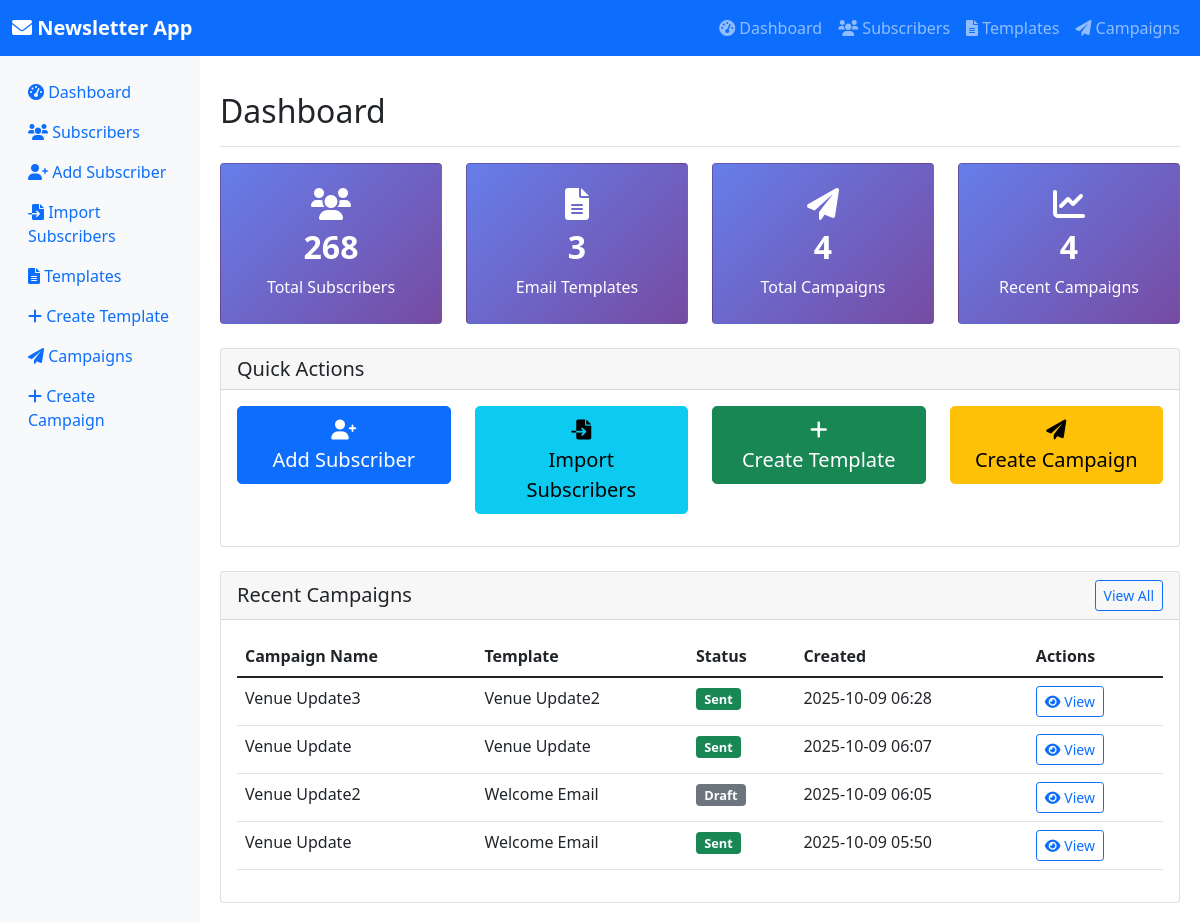
The page / on the database its author committed.
### models.py (models this page shows, shortened)
class Campaign(db.Model):
    id = db.Column(db.Integer, primary_key=True)
    name = db.Column(db.String(255), nullable=False)
    template_id = db.Column(db.Integer, db.ForeignKey('template.id'), nullable=False)
    status = db.Column(db.String(50), default='draft', nullable=False)  # draft, sending, sent, failed
    total_sent = db.Column(db.Integer, default=0)
    total_failed = db.Column(db.Integer, default=0)
    created_at = db.Column(db.DateTime, default=datetime.utcnow, nullable=False)
    sent_at = db.Column(db.DateTime, nullable=True)
    email_logs = db.relationship('EmailLog', backref='campaign', lazy=True, cascade='all, delete-orphan')

class Template(db.Model):
    id = db.Column(db.Integer, primary_key=True)
    name = db.Column(db.String(255), nullable=False)
    subject = db.Column(db.String(500), nullable=False)
    content = db.Column(db.Text, nullable=False)
    created_at = db.Column(db.DateTime, default=datetime.utcnow, nullable=False)
    updated_at = db.Column(db.DateTime, default=datetime.utcnow, onupdate=datetime.utcnow)
    campaigns = db.relationship('Campaign', backref='template', lazy=True)

### app.py (the view)
@app.route('/')
def index():
    total_subscribers = Subscriber.query.count()
    total_templates = Template.query.count()
    total_campaigns = Campaign.query.count()
    recent_campaigns = Campaign.query.order_by(Campaign.created_at.desc()).limit(5).all()
    return render_template('index.html',
                         total_subscribers=total_subscribers,
                         total_templates=total_templates,
                         total_campaigns=total_campaigns,
                         recent_campaigns=recent_campaigns)

### app.py (called while the page is built)
@app.after_request
def after_request(response):
    response.headers['Content-Type'] = response.headers.get('Content-Type', 'text/html') + '; charset=utf-8'
    return response

### templates/index.html (shortened to what this page needs)
{% extends "base.html" %}
{% block content %}
<div class="d-flex justify-content-between flex-wrap flex-md-nowrap align-items-center pt-3 pb-2 mb-3 border-bottom">
    <h1 class="h2">Dashboard</h1>
</div>
<div class="row mb-4">
    <div class="col-md-3">
        <div class="card card-stat">
            <div class="card-body text-center">
                <i class="fas fa-users fa-2x mb-2"></i>
                <h5>{{ total_subscribers }}</h5>
                <p class="mb-0">Total Subscribers</p>
            </div>
        </div>
    </div>
    <div class="col-md-3">
        <div class="card card-stat">
            <div class="card-body text-center">
                <i class="fas fa-file-alt fa-2x mb-2"></i>
                <h5>{{ total_templates }}</h5>
                <p class="mb-0">Email Templates</p>
            </div>
        </div>
    </div>
    <div class="col-md-3">
        <div class="card card-stat">
            <div class="card-body text-center">
                <i class="fas fa-paper-plane fa-2x mb-2"></i>
                <h5>{{ total_campaigns }}</h5>
                <p class="mb-0">Total Campaigns</p>
            </div>
        </div>
    </div>
    <div class="col-md-3">
        <div class="card card-stat">
            <div class="card-body text-center">
                <i class="fas fa-chart-line fa-2x mb-2"></i>
                <h5>{{ recent_campaigns|length }}</h5>
                <p class="mb-0">Recent Campaigns</p>
            </div>
        </div>
    </div>
</div>
<div class="row mb-4">
    <div class="col-md-12">
        <div class="card">
            <div class="card-header">
                <h5 class="mb-0">Quick Actions</h5>
            </div>
            <div class="card-body">
                <div class="row">
                    <div class="col-md-3 mb-3">
                        <a href="{{ url_for('add_subscriber') }}" class="btn btn-primary btn-lg w-100">
                            <i class="fas fa-user-plus"></i><br>
                            Add Subscriber
                        </a>
                    </div>
                    <div class="col-md-3 mb-3">
                        <a href="{{ url_for('import_subscribers') }}" class="btn btn-info btn-lg w-100">
                            <i class="fas fa-file-import"></i><br>
                            Import Subscribers
                        </a>
                    </div>
                    <div class="col-md-3 mb-3">
                        <a href="{{ url_for('add_template') }}" class="btn btn-success btn-lg w-100">
                            <i class="fas fa-plus"></i><br>
                            Create Template
                        </a>
                    </div>
                    <div class="col-md-3 mb-3">
                        <a href="{{ url_for('create_campaign') }}" class="btn btn-warning btn-lg w-100">
                            <i class="fas fa-paper-plane"></i><br>
                            Create Campaign
                        </a>
                    </div>
                </div>
            </div>
        </div>
    </div>
</div>
<div class="row">
    <div class="col-md-12">
        <div class="card">
            <div class="card-header d-flex justify-content-between align-items-center">
                <h5 class="mb-0">Recent Campaigns</h5>
                <a href="{{ url_for('campaigns') }}" class="btn btn-sm btn-outline-primary">View All</a>
            </div>
            <div class="card-body">
                {% if recent_campaigns %}
                <div class="table-responsive">
                    <table class="table table-hover">
                        <thead>
                            <tr>
                                <th>Campaign Name</th>
                                <th>Template</th>
                                <th>Status</th>
                                <th>Created</th>
                                <th>Actions</th>
                            </tr>
                        </thead>
                        <tbody>
                            {% for campaign in recent_campaigns %}
                            <tr>
                                <td>{{ campaign.name }}</td>
                                <td>{{ campaign.template.name }}</td>
                                <td>
                                    {% if campaign.status == 'draft' %}
                                    <span class="badge bg-secondary status-badge">Draft</span>
                                    {% elif campaign.status == 'sending' %}
                                    <span class="badge bg-warning status-badge">Sending</span>
                                    {% elif campaign.status == 'sent' %}
                                    <span class="badge bg-success status-badge">Sent</span>
                                    {% elif campaign.status == 'failed' %}
                                    <span class="badge bg-danger status-badge">Failed</span>
                                    {% endif %}
                                </td>
                                <td>{{ campaign.created_at.strftime('%Y-%m-%d %H:%M') }}</td>
                                <td>
                                    <a href="{{ url_for('campaign_detail', id=campaign.id) }}"
                                        class="btn btn-sm btn-outline-primary btn-action">
                                        <i class="fas fa-eye"></i> View
                                    </a>
                                </td>
                            </tr>
                            {% endfor %}
                        </tbody>
                    </table>
                </div>
                {% endif %}
            </div>
        </div>
    </div>
</div>
{% endblock %}

### templates/base.html (shortened to what this page needs)
<!DOCTYPE html>
<html lang="en">
<head>
    <link href="https://cdn.jsdelivr.net/npm/bootstrap@5.1.3/dist/css/bootstrap.min.css" rel="stylesheet">
    <link href="https://cdnjs.cloudflare.com/ajax/libs/font-awesome/6.0.0/css/all.min.css" rel="stylesheet">
</head>
<body>
    <nav class="navbar navbar-expand-lg navbar-dark bg-primary">
        <div class="container-fluid">
            <a class="navbar-brand" href="{{ url_for('index') }}">
                <i class="fas fa-envelope"></i> Newsletter App
            </a>
            <div class="collapse navbar-collapse" id="navbarNav">
                <ul class="navbar-nav ms-auto">
                    <li class="nav-item">
                        <a class="nav-link" href="{{ url_for('index') }}">
                            <i class="fas fa-tachometer-alt"></i> Dashboard
                        </a>
                    </li>
                    <li class="nav-item">
                        <a class="nav-link" href="{{ url_for('subscribers') }}">
                            <i class="fas fa-users"></i> Subscribers
                        </a>
                    </li>
                    <li class="nav-item">
                        <a class="nav-link" href="{{ url_for('templates') }}">
                            <i class="fas fa-file-alt"></i> Templates
                        </a>
                    </li>
                    <li class="nav-item">
                        <a class="nav-link" href="{{ url_for('campaigns') }}">
                            <i class="fas fa-paper-plane"></i> Campaigns
                        </a>
                    </li>
                </ul>
            </div>
        </div>
    </nav>
    <div class="container-fluid">
        <div class="row">
            <nav class="col-md-2 d-md-block sidebar collapse">
                <div class="position-sticky pt-3">
                    <ul class="nav flex-column">
                        <li class="nav-item">
                            <a class="nav-link" href="{{ url_for('index') }}">
                                <i class="fas fa-tachometer-alt"></i> Dashboard
                            </a>
                        </li>
                        <li class="nav-item">
                            <a class="nav-link" href="{{ url_for('subscribers') }}">
                                <i class="fas fa-users"></i> Subscribers
                            </a>
                        </li>
                        <li class="nav-item">
                            <a class="nav-link" href="{{ url_for('add_subscriber') }}">
                                <i class="fas fa-user-plus"></i> Add Subscriber
                            </a>
                        </li>
                        <li class="nav-item">
                            <a class="nav-link" href="{{ url_for('import_subscribers') }}">
                                <i class="fas fa-file-import"></i> Import Subscribers
                            </a>
                        </li>
                        <li class="nav-item">
                            <a class="nav-link" href="{{ url_for('templates') }}">
                                <i class="fas fa-file-alt"></i> Templates
                            </a>
                        </li>
                        <li class="nav-item">
                            <a class="nav-link" href="{{ url_for('add_template') }}">
                                <i class="fas fa-plus"></i> Create Template
                            </a>
                        </li>
                        <li class="nav-item">
                            <a class="nav-link" href="{{ url_for('campaigns') }}">
                                <i class="fas fa-paper-plane"></i> Campaigns
                            </a>
                        </li>
                        <li class="nav-item">
                            <a class="nav-link" href="{{ url_for('create_campaign') }}">
                                <i class="fas fa-plus"></i> Create Campaign
                            </a>
                        </li>
                    </ul>
                </div>
            </nav>
            <main class="col-md-10 ms-sm-auto main-content">
                {% block content %}{% endblock %}
            </main>
        </div>
    </div>
</body>
</html>

### templates/base.html (style rules this page uses)
.navbar-brand { font-weight: bold; }
.sidebar { min-height: calc(100vh - 56px); background-color: #f8f9fa; }
.main-content { padding: 20px; }
.card-stat { background: linear-gradient(135deg, #667eea 0%, #764ba2 100%); color: white; }
.card-stat .card-body { padding: 1.5rem; }
.card-stat h5 { font-size: 2rem; font-weight: bold; }
.status-badge { font-size: 0.8rem; }
.table-responsive { border-radius: 0.5rem; overflow: hidden; }
.btn-action { padding: 0.25rem 0.5rem; font-size: 0.875rem; }

### rows shown on the page
Campaign: name "Venue Update3", template.name "Venue Update2", status "Sent", created_at "2025-10-09 06:28"
Campaign: name "Venue Update", template.name "Venue Update", status "Sent", created_at "2025-10-09 06:07"
Campaign: name "Venue Update2", template.name "Welcome Email", status "Draft", created_at "2025-10-09 06:05"
Campaign: name "Venue Update", template.name "Welcome Email", status "Sent", created_at "2025-10-09 05:50"

### other values the page prints
{{ total_subscribers }} "268"
{{ total_templates }} "3"
{{ total_campaigns }} "4"
{{ recent_campaigns|length }} "4"
